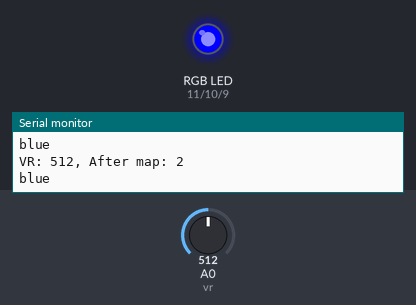
Simulated run of this sketch. Board: Arduino Uno, built with avr-gcc and run on an emulated ATmega328P. On the bench: an RGB LED mixed from three pins (HIGH = lit), the last lines printed to the serial monitor. Inputs (shaded band) come from the test bench; at power-on: A0 (vr) = 512.

Above: at 1.8 s.
1.9 s: A0 (vr) set to 672
4.5 s: A0 (vr) set to 691
At 6.9 s:
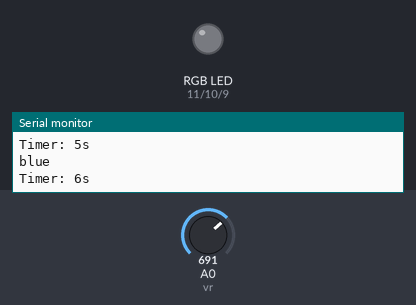
Timing chart, 0 to 8.4 s (numbered marks = the images above; inputs shaded):
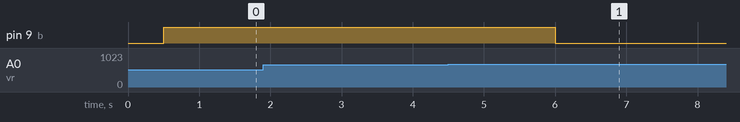

The sketch:

finalterm01.ino
```cpp
#include <Timer.h>
const int r = 11, g = 10, b = 9, vr = A0;
int vrValue = 0, value = 0, yr_counter = 0, table[6] = {-1, -1, -1, -1, -1, -1}, index = 0, rgb_index = 0, counter = 5;
int vr_show, rgb_show, last_rgb, clock;
Timer t;

void setup() {
  Serial.begin(9600);
  pinMode(r, OUTPUT);
  pinMode(g, OUTPUT);
  pinMode(b, OUTPUT);
  pinMode(vr, INPUT);

  Serial.println("VR Start Reading...");
  clock = t.every(1000, Clock);
  vr_show = t.every(500, vrShow);
  rgb_show = t.every(500, rgbShow);
  t.after(3000, stop);
  t.after(10000, end);
}

void loop() {
  t.update();
}

void Clock(){
  Serial.print("Timer: ");
  Serial.print(millis() / 1000);
  Serial.println("s");
}

void vrShow(){
  vrValue = analogRead(vr);
  value = map(vrValue, 0, 1023, 1, 4);
  Serial.print("VR: ");
  Serial.print(vrValue);
  Serial.print(", After map: ");
  Serial.println(value);
  index = ++index % 6;
  table[index - 1] = value;
}

void rgbShow(){
  switch (value) {
    case 1:
      color(0, 255, 0);
      Serial.println("green");
      break;
    case 2:
      color(0, 0, 255);
      Serial.println("blue");
      break;
    case 3:
      color(255, 0, 255);
      Serial.println("purple");
      break;
    case 4:
      color(255, 0, 0);
      Serial.println("red");
      break;
    default:
      color(0, 0, 0);
      break;
  }
}

void stop(){
  Serial.println("VR Stop Reading...");
  t.stop(vr_show);
  t.stop(rgb_show);
  last_rgb = t.every(1000, lastRGB);
}

void lastRGB(){
  counter--;
  int index = table[counter];
  switch (index) {
    case 1:
      color(0, 255, 0);
      Serial.println("green");
      break;
    case 2:
      color(0, 0, 255);
      Serial.println("blue");
      break;
    case 3:
      color(255, 0, 255);
      Serial.println("purple");
      break;
    case 4:
      color(255, 0, 0);
      Serial.println("red");
      break;
    default:
      color(0, 0, 0);
      break;
  }
}

void end(){
  t.stop(last_rgb);
  t.stop(clock);
}

void color(unsigned char red, unsigned char green, unsigned char blue){
  analogWrite(r, red);
  analogWrite(g, green);
  analogWrite(b, blue);
}
```

Measured:
- the behaviour switches between 681 and 682 on A0 (vr) (found by bisection; images 0 and 1)
